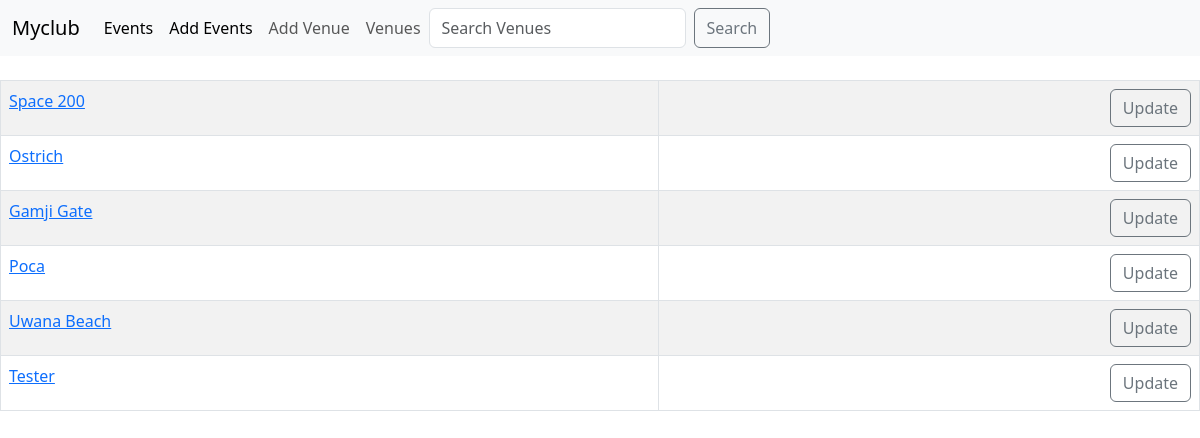
Page /list_venues on the earlier database version.
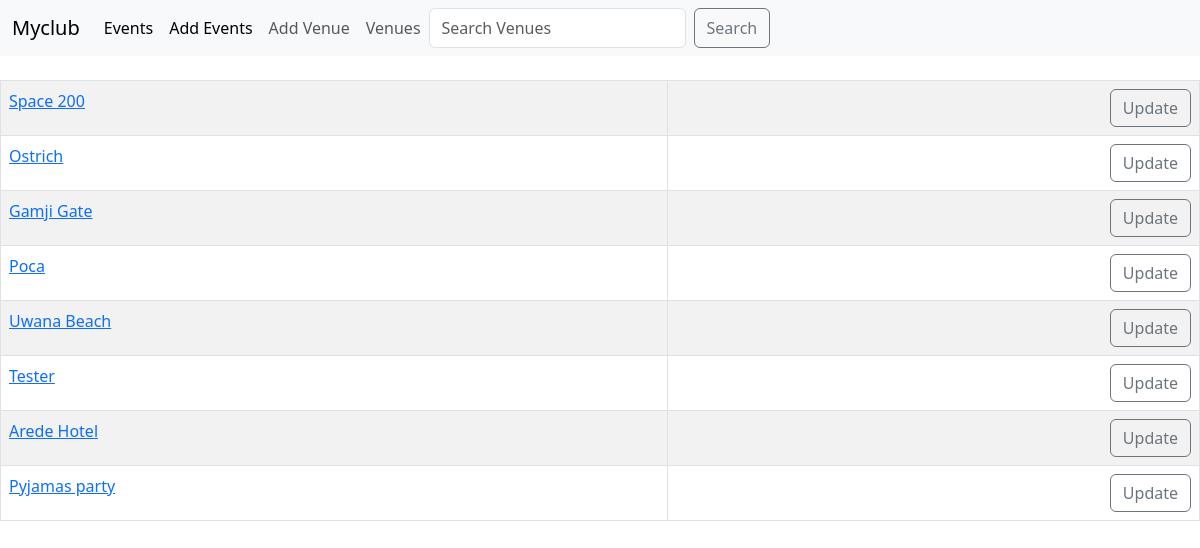
Same page on the later database version.
### events/models.py (models this page shows)
class Venue(models.Model):
    name = models.CharField('Venue name', max_length=120)
    address = models.CharField('Address', max_length=120,)
    phone = models.IntegerField('Contact Phone', max_length=15)
    email_address = models.EmailField('Email Address', max_length=25)
    def __str__(self):
        return self.name

### events/views.py (the view)
# urls.py: path('list_venues', views.all_venues, name='venue-list'),
def all_venues(request):
    venues_list = Venue.objects.all()
    return render(request, 'events/venues.html', {'venues_list': venues_list})

### events/templates/events/venues.html (shortened to what this page needs)
<!DOCTYPE html>
<html lang="en">
<head>
</head>
<body>
    {% extends 'events/base.html' %}
    {% block content %}
    <table class="table table-striped table-hover table-bordered">
    {% for venue in venues_list %}
        <tr>
            <td>
                <a href="{% url 'show-venue' venue.id %}">{{ venue }}</a>
            </td>
            <td align="right">
                <a href="{% url 'update_venue' venue.id %}" class="btn btn-outline-secondary btn-sn">Update</a>
            </td>
        </tr>
    {% endfor %}
    </table>
    {% endblock %}

### events/templates/events/base.html (shortened to what this page needs)
<!DOCTYPE html>
<html lang="en">
<head>
</head>
<body>
<!doctype html>
<html lang="en">
  <head>
    <link href="https://cdn.jsdelivr.net/npm/bootstrap@5.3.0-alpha2/dist/css/bootstrap.min.css" rel="stylesheet">
  </head>
  <body>
  {% include 'events/navbar.html' %}
  <br>
   {% block content %}
   {% endblock %}
  </body>
</html>
</body>
</html>

### events/templates/events/navbar.html (shortened to what this page needs)
<!DOCTYPE html>
<html lang="en">
<head>
</head>
<body>
<nav class="navbar navbar-expand-lg bg-body-tertiary">
  <div class="container-fluid">
    <a class="navbar-brand" href="{% url 'home' %}">Myclub</a>
    <div class="collapse navbar-collapse" id="navbarSupportedContent">
      <ul class="navbar-nav me-auto mb-2 mb-lg-0">
        <li class="nav-item">
          <a class="nav-link active" aria-current="page" href="{% url 'event_list' %}">Events</a>
        </li>
         <li class="nav-item">
          <a class="nav-link active" aria-current="page" href="{% url 'add-event' %}">Add Events</a>
        </li>
        <li class="nav-item">
          <a class="nav-link" href="{% url 'add-venue' %}">Add Venue</a>
        </li>
        <li class="nav-item">
          <a class="nav-link" href="{% url 'venue-list' %}">Venues</a>
        </li>
      <form class="d-flex" method="POST" action="{% url 'search_venues' %}">
        <input class="form-control me-2" type="search" placeholder="Search Venues" aria-label="Search"
               name="searched">
        <button class="btn btn-outline-secondary" type="submit">Search</button>
      </form>
    </div>
  </div>
</nav>
</body>
</html>

Differences in the rows shown:
added Venue: name "Arede Hotel"
added Venue: name "Pyjamas party"
